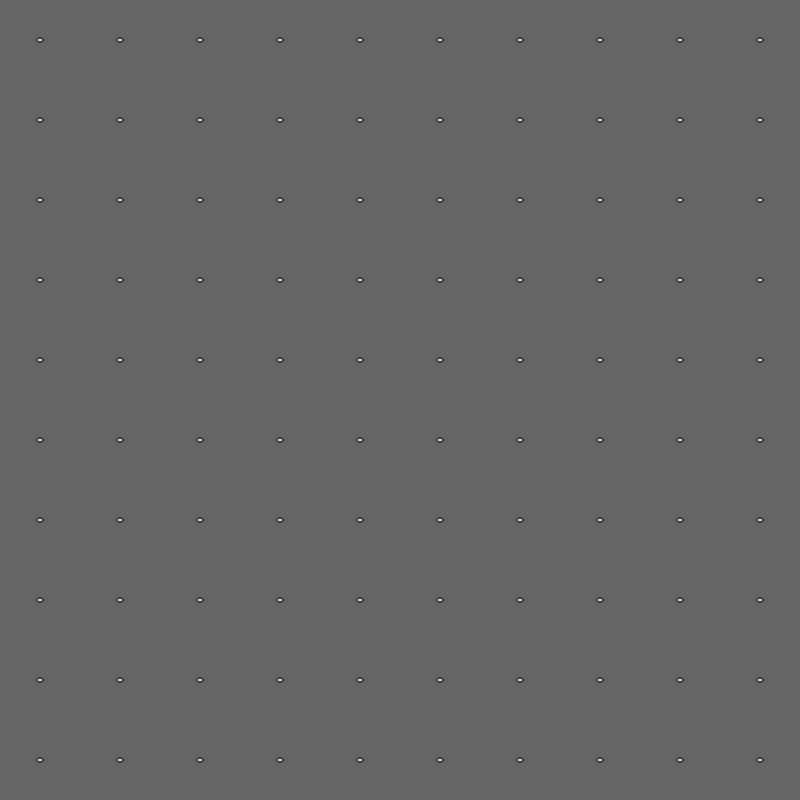
Frame 1 (no input)
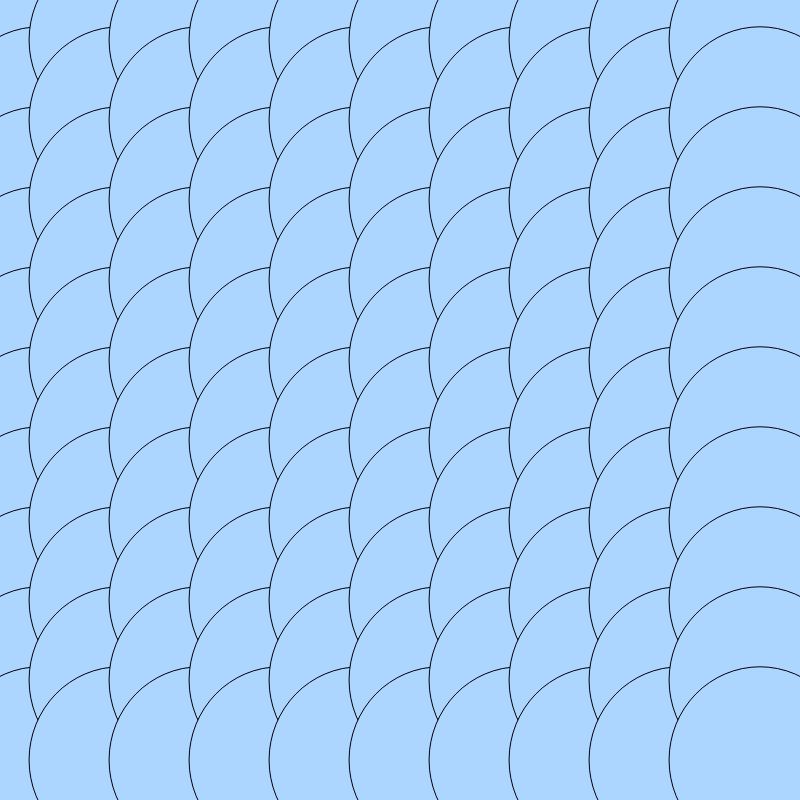
Frame 60 (no input)
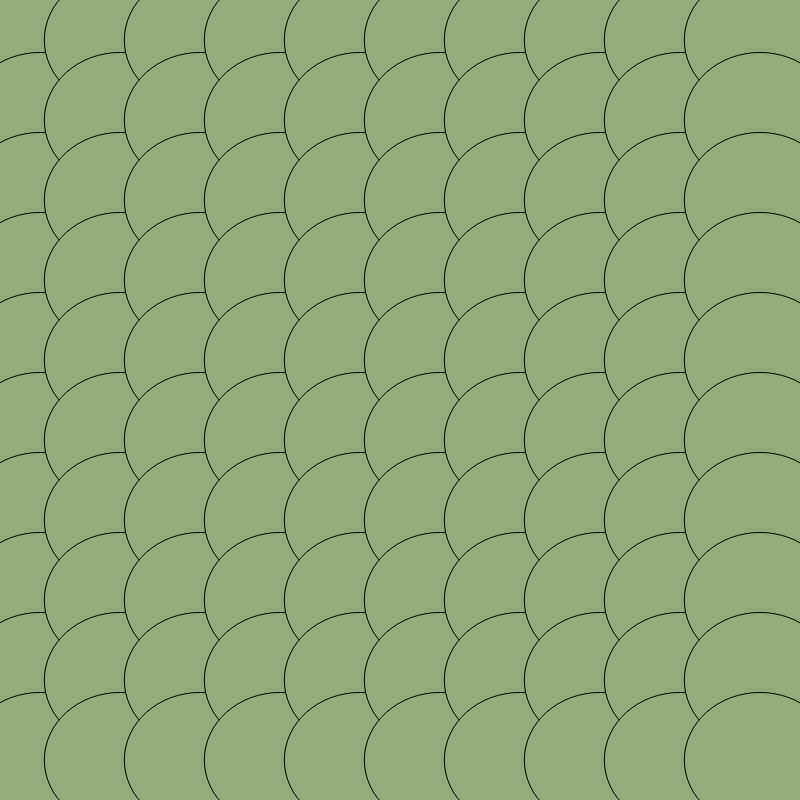
Frame 120 (the mouse pressed at the canvas centre since frame 60)

The p5.js sketch that drew these frames (run headless with seeded random() and noise() and a simulated clock; from frame 60 on, the mouse is pressed at the canvas centre):

// p5.js sketch
// ── sketch.js
var xpos = 40 // de standaardpositie x
var ypos = 40// de standaardpositie y
var xstep = 80// de x afstand tussen de ballen
var ystep = 80// de y afstand tussen de ballen


function setup() { // setup: maak een schilderdoek, zet de beelden per sec op 45 ipv 60
  createCanvas(800, 800);
  frameRate(45);
}
//Je kan in plaats van 16x draw ellipse te typen makkelijker dit doen.
//ik zeg dat kolom elke keer als het lager is dan 4, 1 groter wordt.
// dan zeg ik in de ellipse dat de xpositie= standaard x (100) + de stap
// maal de kolom
function draw() { // teken iets
  background(100 + 100 * sin(frameCount / 100), 100 + 100 * sin(frameCount / 90), 100 + 100 * sin(frameCount / 80)); // achtergrond: rood tussen 

  fill(sin(frameCount), sin(frameCount), sin(frameCount));




  fill(200 + 100 * sin(frameCount / 10), 200 + 100 * sin(frameCount / 20), 200 + 100 * sin(frameCount / 30))
  for (var kolom = 0; kolom < 10; kolom++) {
    for (var rij = 0; rij < 10; rij++)
// variabele kolom maak eerst 0, als kolom is kleiner dan 10>>> 1 erbij (+1)
      // voor variabele rij hetzelfde
      // kolom is voor verticale ballen rij is voor horizontale ballen
   
        ellipse(xpos + (xstep * kolom), ypos + (ystep * rij), 200 * sin(frameCount / 30), 200 * sin(frameCount / 50))
    // teken  een ellipse, voor xpositie is 40 + (80 x het aantal kolom)
    // ook voor y positie maar dan met 40 + (80 x aantal rij)
      }
  }

// ── style.css
html, body {
  margin: 0;
  padding: 0;
}
canvas {
  display: block;
  background: red; 
}
